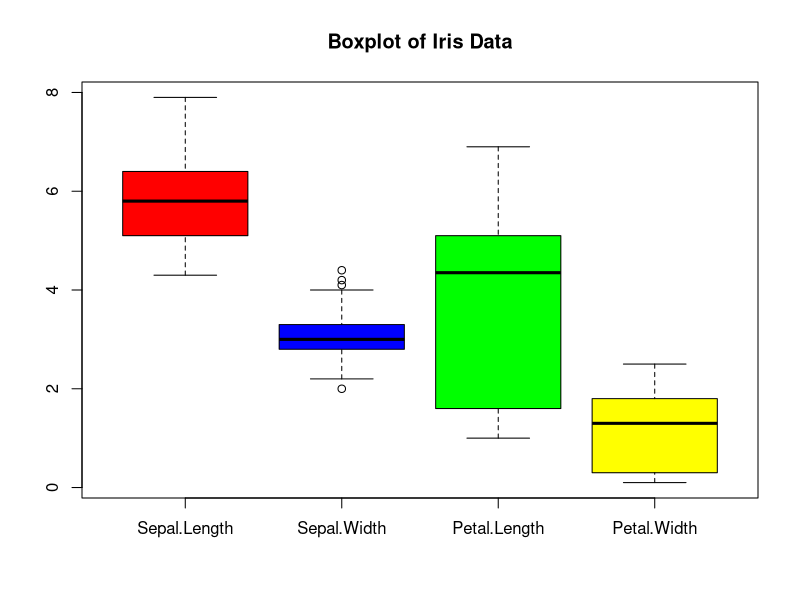
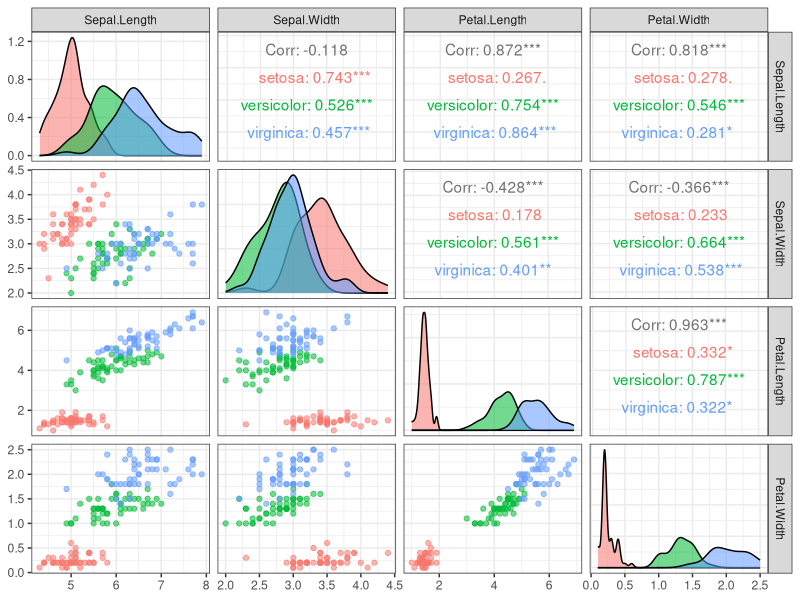
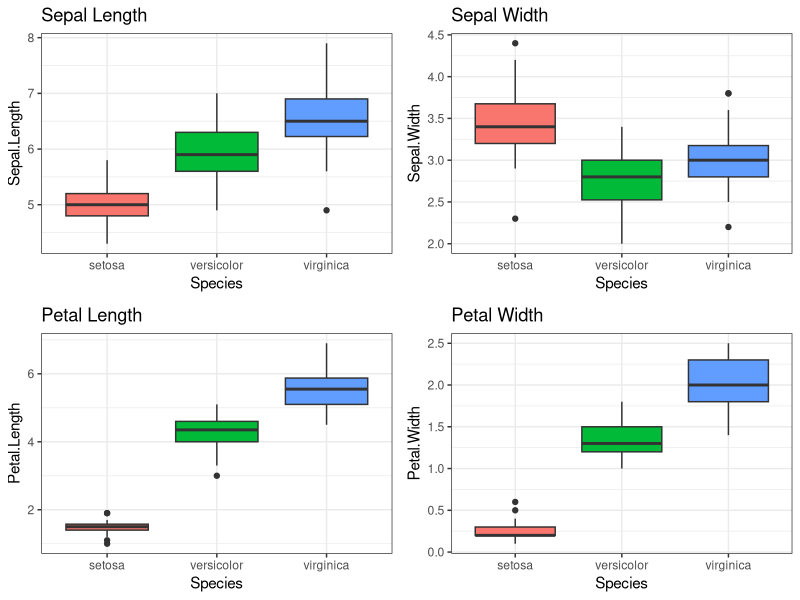
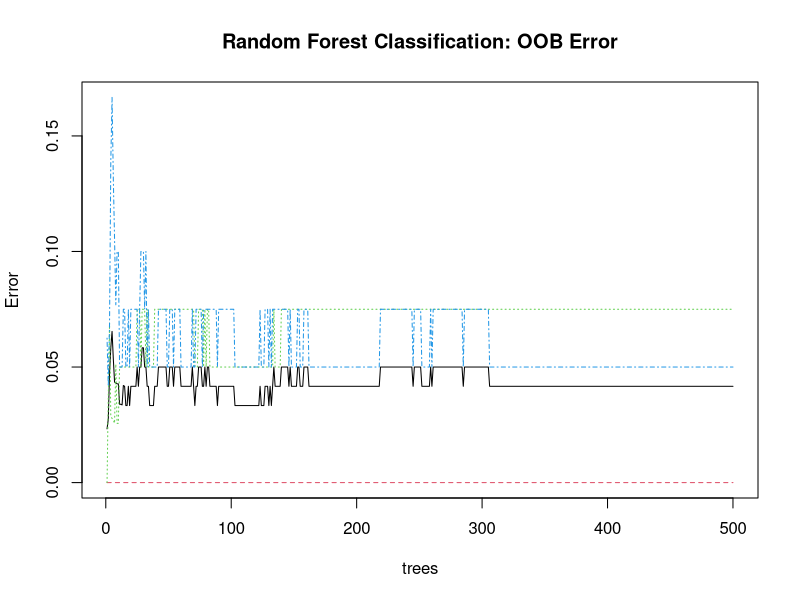
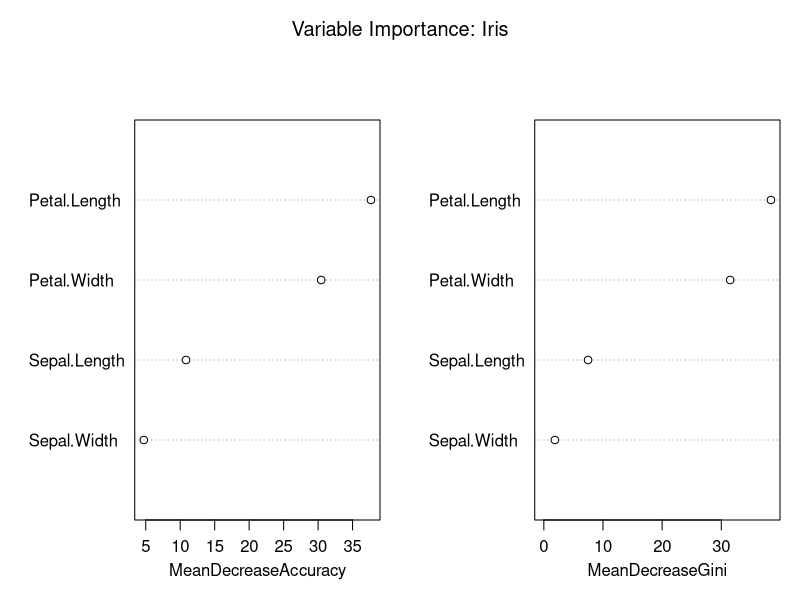
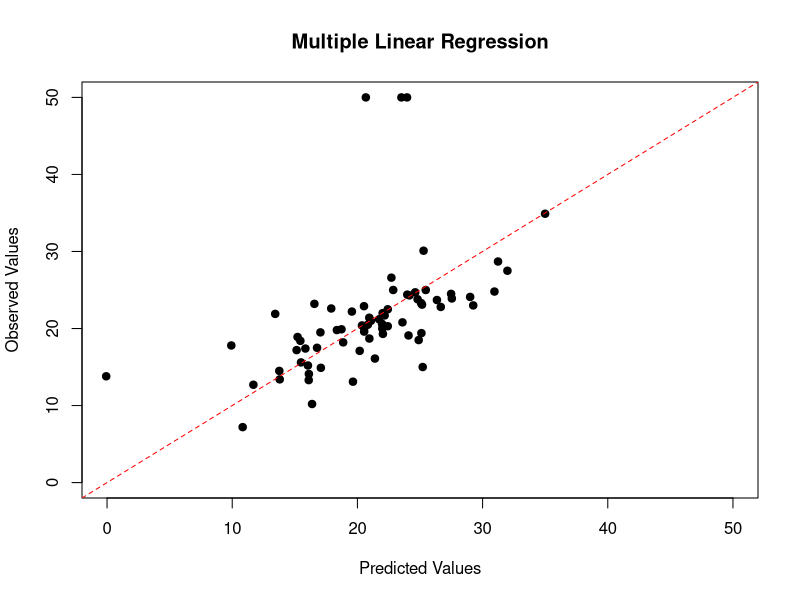
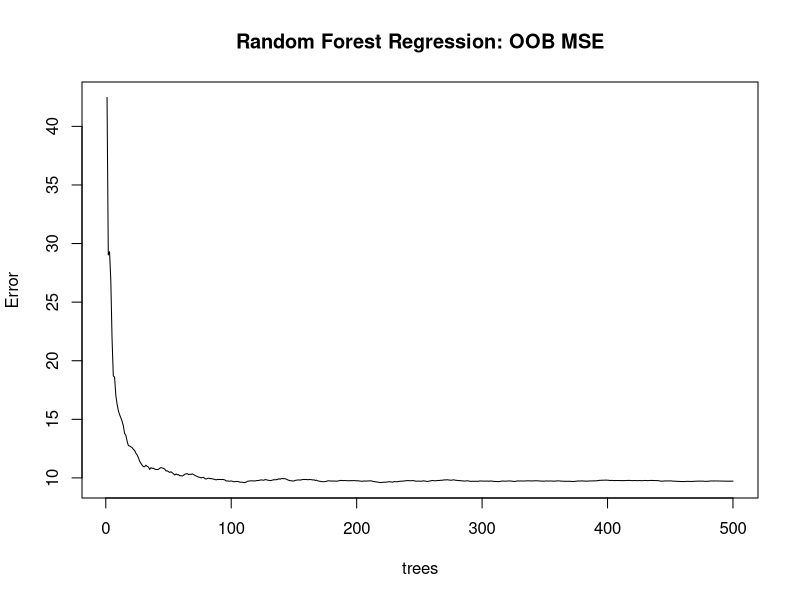
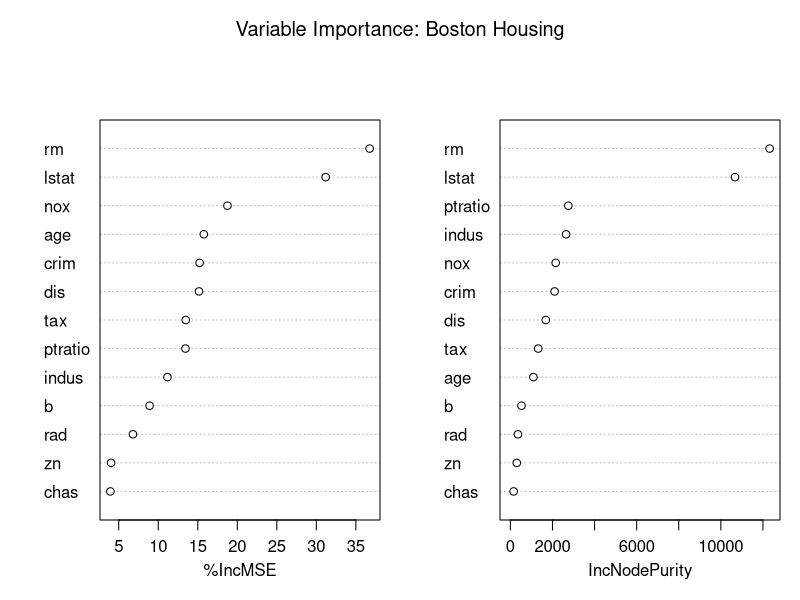

Here is the R script that generated these plots, in order:
##################### Load Packages (For Analysis) ####################
## Libraries Path
.libPaths()
.libPaths("C:/Program Files/R/R-4.6.0/library")
.libPaths()

## Install Packages (Run Once)
#install.packages(c("randomForest", "caTools", "ggplot2","GGally", "gridExtra", "mlbench"))

## Load Packages
library(randomForest) # For Random Forest
library(caTools)      # For Data Splitting
library(ggplot2)      # For Data Visualization
library(GGally)       # For Scatter Plot Matrix
library(gridExtra)    # For Plot Arrangement
library(mlbench)      # For Boston Housing Data


#############################################################################
## Random Forest
## Iris Data (For Classification)
#############################################################################

## Descriptive Statistics
data("iris")
dim(iris)

summary(iris)
str(iris)
head(iris, n = 10)

## Boxplot
boxplot(iris[, -5],
        col = c("red", "blue", "green", "yellow"),
        main = "Boxplot of Iris Data")

## Scatter Plot Matrix
ggpairs(iris,
        columns = 1:4,
        aes(color = Species, alpha = 0.7)) +
        theme_bw() +
        theme(legend.position = "right")

## Boxplots by Species
p1 <- ggplot(iris, aes(x = Species, y = Sepal.Length)) +
  geom_boxplot(aes(fill = Species)) +
  labs(title = "Sepal Length") +
  theme_bw() +
  theme(legend.position = "none")

p2 <- ggplot(iris, aes(x = Species, y = Sepal.Width)) +
  geom_boxplot(aes(fill = Species)) +
  labs(title = "Sepal Width") +
  theme_bw() +
  theme(legend.position = "none")

p3 <- ggplot(iris, aes(x = Species, y = Petal.Length)) +
  geom_boxplot(aes(fill = Species)) +
  labs(title = "Petal Length") +
  theme_bw() +
  theme(legend.position = "none")

p4 <- ggplot(iris, aes(x = Species, y = Petal.Width)) +
  geom_boxplot(aes(fill = Species)) +
  labs(title = "Petal Width") +
  theme_bw() +
  theme(legend.position = "none")

windows()
grid.arrange(p1, p2, p3, p4, ncol = 2, nrow = 2)


########################################################################
## Random Forest Classification
########################################################################

## Training Data and Testing Data
set.seed(123)

split.iris <- sample.split(iris$Species, SplitRatio = 0.8)

train.iris <- subset(iris, split.iris == TRUE)
test.iris <- subset(iris, split.iris == FALSE)

dim(train.iris)
dim(test.iris)

## Random Forest Classification Model
set.seed(123)

rf.iris <- randomForest(
  Species ~ .,
  data = train.iris,
  ntree = 500,
  mtry = 2,
  importance = TRUE
)

## Model Summary
print(rf.iris)
summary(rf.iris)

## Out-of-Bag (OOB) Error Rate
rf.iris$err.rate

## OOB Error Plot
windows()
plot(rf.iris,
     main = "Random Forest Classification: OOB Error")

## Variable Importance
importance(rf.iris)

windows()
varImpPlot(rf.iris,
           main = "Variable Importance: Iris")

## Prediction
pred.rf.iris <- predict(rf.iris, newdata = test.iris)

## Confusion Matrix
table(Predicted = pred.rf.iris,
      Actual = test.iris$Species)

## Classification Accuracy
accuracy.rf.iris <- mean(pred.rf.iris == test.iris$Species)
accuracy.rf.iris

## Classification Error Rate
error.rf.iris <- 1 - accuracy.rf.iris
error.rf.iris

## Predicted Class Probabilities
prob.rf.iris <- predict(
  rf.iris,
  newdata = test.iris,
  type = "prob"
)

head(prob.rf.iris)


#############################################################################
## Random Forest
## Boston Housing Data (For Regression)
#############################################################################

## Load Data
data("BostonHousing", package = "mlbench")

dim(BostonHousing)
summary(BostonHousing)
str(BostonHousing)
head(BostonHousing, n = 10)


########################################################################
## Training Data and Testing Data
########################################################################

set.seed(123)

split <- sample.split(
  BostonHousing$medv,
  SplitRatio = 0.8
)

train_data <- subset(BostonHousing, split == TRUE)
test_data <- subset(BostonHousing, split == FALSE)

dim(train_data)
dim(test_data)


########################################################################
## Multiple Linear Regression
########################################################################

lm.fit <- glm(
  medv ~ .,
  family = gaussian(link = "identity"),
  data = train_data
)

summary(lm.fit)

## Prediction
pred.lm.fit <- predict(
  lm.fit,
  newdata = test_data
)

## Mean Squared Error
mse.lm.fit <- mean(
  (pred.lm.fit - test_data$medv)^2
)
mse.lm.fit

## Root Mean Squared Error
rmse.lm.fit <- sqrt(mse.lm.fit)
rmse.lm.fit

## Predicted vs. Observed Values
data.frame(
  pred.medv = pred.lm.fit,
  true.medv = test_data$medv
)

windows()
plot(pred.lm.fit, test_data$medv,
     xlim = c(0, 50),
     ylim = c(0, 50),
     xlab = "Predicted Values",
     ylab = "Observed Values",
     main = "Multiple Linear Regression",
     pch = 19)

abline(a = 0, b = 1, col = "red", lty = 2)


########################################################################
## Random Forest Regression
########################################################################

## Random Forest Regression Model
set.seed(123)

rf.fit <- randomForest(
  medv ~ .,
  data = train_data,
  ntree = 500,
  mtry = 4,
  nodesize = 5,
  importance = TRUE
)

## Model Summary
print(rf.fit)
summary(rf.fit)

## OOB Mean Squared Error
rf.fit$mse

## OOB Error Plot
windows()
plot(rf.fit,
     main = "Random Forest Regression: OOB MSE")

## Variable Importance
importance(rf.fit)

windows()
varImpPlot(rf.fit,
           main = "Variable Importance: Boston Housing")

## Prediction
pred.rf.fit <- predict(
  rf.fit,
  newdata = test_data
)

## Mean Squared Error
mse.rf.fit <- mean(
  (pred.rf.fit - test_data$medv)^2
)
mse.rf.fit

## Root Mean Squared Error
rmse.rf.fit <- sqrt(mse.rf.fit)
rmse.rf.fit

## Predicted vs. Observed Values
data.frame(
  pred.medv = pred.rf.fit,
  true.medv = test_data$medv
)

windows()
plot(pred.rf.fit, test_data$medv,
     xlim = c(0, 50),
     ylim = c(0, 50),
     xlab = "Predicted Values",
     ylab = "Observed Values",
     main = "Random Forest Regression",
     pch = 19)

abline(a = 0, b = 1, col = "red", lty = 2)


########################################################################
## Model Comparison
## Multiple Linear Regression vs. Random Forest
########################################################################

## MSE and RMSE Comparison
results <- data.frame(
  Model = c("Linear Regression", "Random Forest"),
  MSE = c(mse.lm.fit, mse.rf.fit),
  RMSE = c(rmse.lm.fit, rmse.rf.fit)
)

print(results)

## Visualization of Prediction Results
p1 <- ggplot(
  data.frame(
    Predicted = pred.lm.fit,
    Observed = test_data$medv
  ),
  aes(x = Predicted, y = Observed)
) +
  geom_point(color = "blue") +
  geom_abline(intercept = 0, slope = 1,
              color = "red", linetype = 2) +
  coord_fixed(xlim = c(0, 50), ylim = c(0, 50)) +
  labs(title = "Linear Regression") +
  theme_bw()

p2 <- ggplot(
  data.frame(
    Predicted = pred.rf.fit,
    Observed = test_data$medv
  ),
  aes(x = Predicted, y = Observed)
) +
  geom_point(color = "darkgreen") +
  geom_abline(intercept = 0, slope = 1,
              color = "red", linetype = 2) +
  coord_fixed(xlim = c(0, 50), ylim = c(0, 50)) +
  labs(title = "Random Forest") +
  theme_bw()

windows()
grid.arrange(p1, p2, ncol = 2)

########################################################################
## Effect of mtry on Random Forest
########################################################################

mtry.values <- 1:13
oob.mse <- numeric(length(mtry.values))

for (i in seq_along(mtry.values)) {

  set.seed(123)

  fit <- randomForest(
    medv ~ .,
    data = train_data,
    ntree = 500,
    mtry = mtry.values[i]
  )

  oob.mse[i] <- tail(fit$mse, 1)
}

plot(mtry.values, oob.mse,
     type = "b",
     pch = 19,
     xlab = "Number of Variables (mtry)",
     ylab = "OOB Mean Squared Error",
     main = "Effect of mtry on Random Forest")

########################################################################
## 隨機森林的重要參數
# ntree = 500         建立 500 棵決策樹
# mtry = 2            每次節點分裂隨機選取 2 個候選變數
# nodesize = 5        終端節點的最小樣本數設定
# importance = TRUE   計算變數重要性
# rf.fit$mse          各棵樹累積後的 OOB MSE
# varImpPlot()        繪製變數重要性圖
# predict()           預測測試資料
# mtry 預設值         分類 為 sqrt(p)，迴歸為 max{1,floor(p/3)}。
########################################################################
